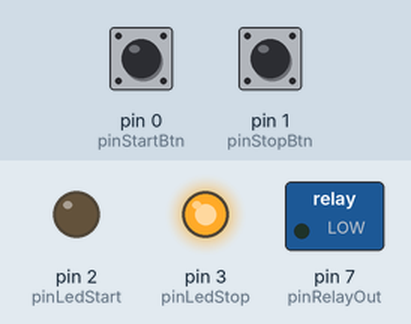
Recording of a sketch running on a simulated Arduino Uno, built with avr-gcc and run on an emulated ATmega328P. On the bench: switched loads named in the sketch (green lamp = pin HIGH), output pins drawn as LEDs (lit = HIGH). The inputs (shaded band) are chosen by the test bench; at power-on: pin 0 (pinStartBtn) HIGH, pin 1 (pinStopBtn) HIGH.

Above: at 1.2 s.
1.3 s: pin 0 (pinStartBtn) pulled LOW for 0.15 s
At 2.5 s:
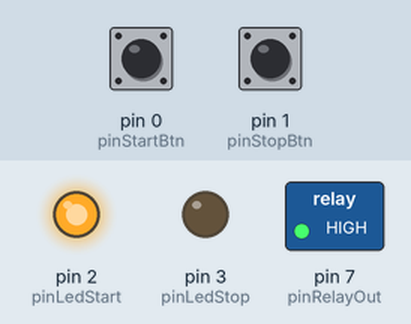
2.9 s: pin 1 (pinStopBtn) pulled LOW for 0.15 s
At 3.7 s:
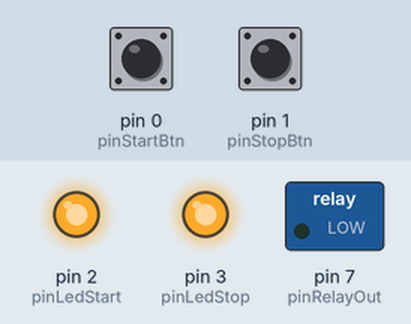
6.0 s: pin 0 (pinStartBtn) pulled LOW for 1 s
At 7.3 s:
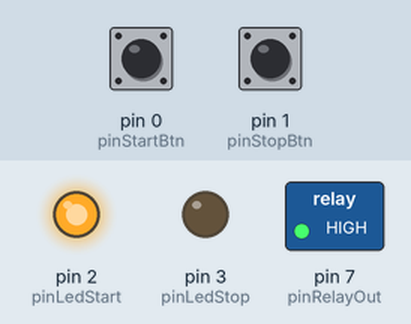
8.5 s: pin 1 (pinStopBtn) pulled LOW for 1 s
At 9.2 s:
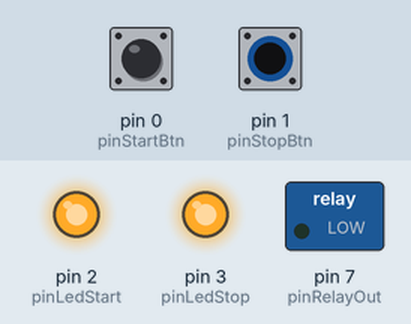
Timing chart, 0 to 13.5 s (numbered marks = the images above; inputs shaded):
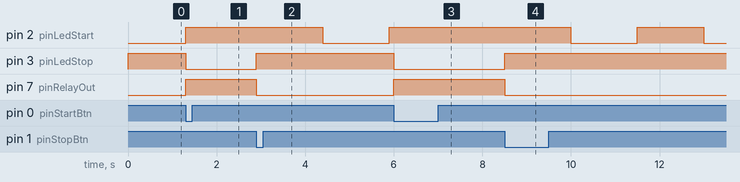

The sketch:

Start_Stop_Maszyna_Attiny84A.ino
```cpp
// Przypisanie pinów zgodnie z fizycznym układem ATTINY84 DIP14
const int pinStartBtn = 0;   // PA0 – pin 13 DIP – przycisk START (chwilowy, z kondensatorem 100nF)
const int pinStopBtn  = 1;   // PA2 – pin 12 DIP – przycisk STOP (chwilowy, aktywne LOW, z kondensatorem 100nF)
const int pinLedStart = 2;   // PA1 – pin 11 DIP – zielona dioda LED START
const int pinLedStop  = 3;   // PA3 – pin 10 DIP – czerwona dioda LED STOP
const int pinRelayOut = 7;   // PA7 – pin 6 DIP – przekaźnik / silnik (poprawione!)

bool machineRunning = false;
unsigned long previousMillis = 0;
const unsigned long blinkInterval = 1500;
bool ledState = false;

void setup() {
  pinMode(pinStartBtn, INPUT_PULLUP);
  pinMode(pinStopBtn, INPUT_PULLUP);

  pinMode(pinLedStart, OUTPUT);
  pinMode(pinLedStop, OUTPUT);
  pinMode(pinRelayOut, OUTPUT);

  digitalWrite(pinRelayOut, LOW);     // przekaźnik wyłączony
  digitalWrite(pinLedStart, LOW);     // zielona LED wyłączona (wejdzie w tryb migania)
  digitalWrite(pinLedStop, HIGH);     // czerwona świeci – tryb oczekiwania
}

void loop() {
  bool startPressed = (digitalRead(pinStartBtn) == LOW);
  bool stopPressed  = (digitalRead(pinStopBtn) == LOW);

  if (!machineRunning) {
    // Miganie zielonej diody w trybie oczekiwania
    unsigned long currentMillis = millis();
    if (currentMillis - previousMillis >= blinkInterval) {
      previousMillis = currentMillis;
      ledState = !ledState;
      digitalWrite(pinLedStart, ledState);
    }

    // START aktywuje tylko jeśli STOP nie jest wciśnięty
    if (startPressed && !stopPressed) {
      machineRunning = true;
      digitalWrite(pinRelayOut, HIGH);
      digitalWrite(pinLedStart, HIGH);
      digitalWrite(pinLedStop, LOW);
    }

  } else {
    // STOP zatrzymuje maszynę i wraca do migania
    if (stopPressed) {
      machineRunning = false;
      digitalWrite(pinRelayOut, LOW);
      digitalWrite(pinLedStop, HIGH);
      digitalWrite(pinLedStart, LOW);

      // natychmiastowe rozpoczęcie migania
      previousMillis = millis() - blinkInterval;
      ledState = false;
    }
  }
}
```

Measured:
- after the input at 1.3 s, pin 3 (pinLedStop): HIGH → LOW at once; pin 7 (pinRelayOut): LOW → HIGH at once
- after the input at 2.9 s, pin 2 (pinLedStart): HIGH → LOW after 1.5 s, → HIGH 1.5 s later; pin 3 (pinLedStop): LOW → HIGH at once; pin 7 (pinRelayOut): HIGH → LOW at once
- after the input at 6.0 s, pin 2 (pinLedStart): stays HIGH (without the input it goes to LOW after 1.4 s); pin 3 (pinLedStop): HIGH → LOW at once; pin 7 (pinRelayOut): LOW → HIGH at once
- after the input at 8.5 s, pin 2 (pinLedStart): HIGH → LOW after 1.5 s, → HIGH 1.5 s later, → LOW 1.5 s later; pin 3 (pinLedStop): LOW → HIGH at once; pin 7 (pinRelayOut): HIGH → LOW at once
